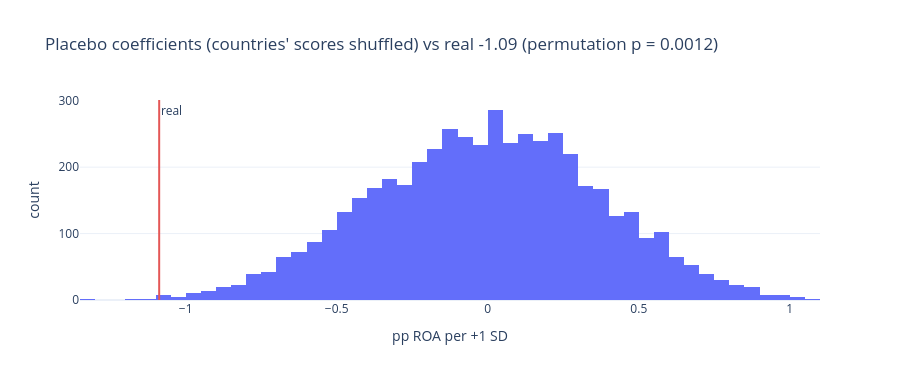

The notebook cell this image was saved under:
### Markdown cell above
## 4 · Placebo: shuffle the countries
The firm-level estimate is repeated 5,000 times with the countries' development scores randomly reassigned. If the real coefficient is far in the tail of this placebo distribution, the link is not a quirk of which country happens to be which. (Time-invariant development score, residualised on sector, size and year for speed.)

### Code cell
d = fy.dropna(subset=["roa_pp", "dev_static", "size_rank"])
y, X = patsy.dmatrices("roa_pp ~ C(sector) + size_rank + C(fiscal_year)", d, return_type="dataframe")
res = y.values[:, 0] - X.values @ np.linalg.lstsq(X.values, y.values[:, 0], rcond=None)[0]
code_ = pd.factorize(d.iso3)[0]; isos = d.iso3.unique()
score = d.groupby("iso3").dev_static.first().reindex(pd.unique(d.iso3)).values
def slope(sc):
    x = sc[code_]; x = x - x.mean(); return (x @ res) / (x @ x)
real = slope(score)
placebo = np.array([slope(rng.permutation(score)) for _ in range(5000)])
p_placebo = (np.sum(np.abs(placebo) >= abs(real)) + 1) / (len(placebo) + 1)
fig = px.histogram(x=placebo, nbins=60, title=f"Placebo coefficients (countries' scores shuffled) vs real {real:+.2f} (permutation p = {p_placebo:.4f})", labels={"x": "pp ROA per +1 SD"})
fig.add_vline(x=real, line_color="#E45756", annotation_text="real"); fig.update_layout(height=380, showlegend=False); fig.show()
print(f"Real coefficient (static score) = {real:+.2f}; placebo SD = {placebo.std():.2f}; permutation p = {p_placebo:.4f}")

### Figure 1 — Plotly figure (JSON) as saved in the notebook; plotly's stock layout.template omitted (floating-point values rounded to 4 significant figures; data arrays with more than 128 entries replaced by an {"elided": "..."} marker saying what was removed)
{"data": [{"bingroup": "x", "hovertemplate": "pp ROA per +1 SD=%{x}<br>count=%{y}<extra></extra>", "legendgroup": "", "marker": {"color": "#636efa", "pattern": {"shape": ""}}, "name": "", "nbinsx": 60, "orientation": "v", "showlegend": false, "type": "histogram", "x": {"elided": "5000 float values"}, "xaxis": "x", "yaxis": "y"}], "layout": {"annotations": [{"showarrow": false, "text": "real", "x": -1.088, "xanchor": "left", "xref": "x", "y": 1, "yanchor": "top", "yref": "y domain"}], "barmode": "relative", "height": 380, "legend": {"tracegroupgap": 0}, "shapes": [{"line": {"color": "#E45756"}, "type": "line", "x0": -1.088, "x1": -1.088, "xref": "x", "y0": 0, "y1": 1, "yref": "y domain"}], "showlegend": false, "title": {"text": "Placebo coefficients (countries' scores shuffled) vs real -1.09 (permutation p = 0.0012)"}, "xaxis": {"anchor": "y", "domain": [0.0, 1.0], "title": {"text": "pp ROA per +1 SD"}}, "yaxis": {"anchor": "x", "domain": [0.0, 1.0], "title": {"text": "count"}}}}
